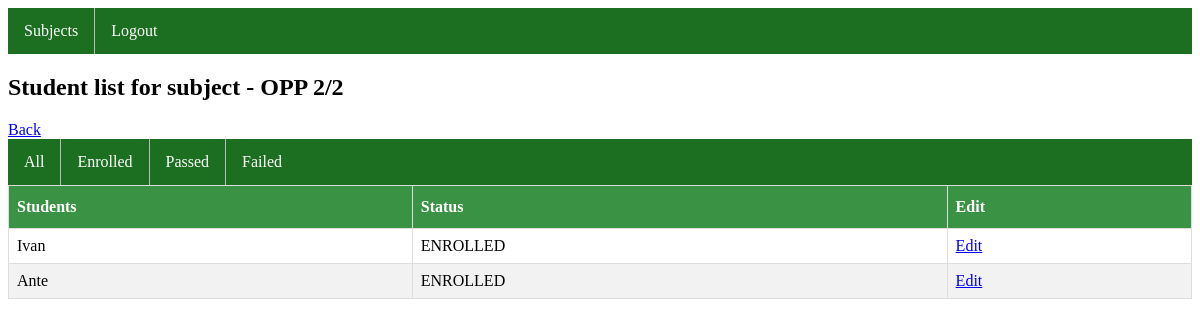
The page /app/professor_subjects_enrollment/17/ (signed in) on the database its author committed.
### enroll_app/models.py (models this page shows, shortened)
class Subject(models.Model):
    CHOICES = (('YES', 'yes'), ('NO', 'no'))
    name = models.CharField(max_length=50, unique=True)
    code = models.CharField(max_length=50, unique=True)
    program = models.TextField()
    ects = models.IntegerField()
    sem_regular = models.IntegerField()
    sem_extraordinary = models.IntegerField()
    elective_subject = models.CharField(max_length=50, choices=CHOICES)
    professor = models.ForeignKey(User, on_delete=models.CASCADE, limit_choices_to={'role__name': 'PROFESSOR'})

class Enrollment(models.Model):
    CHOICES = (('ENROLLED', 'enrolled'), ('PASSED', 'passed'), ('FAILED', 'failed'))
    student = models.ForeignKey(User, on_delete=models.CASCADE, limit_choices_to={'role__name': 'STUDENT'})
    subject = models.ForeignKey(Subject, on_delete=models.CASCADE)
    status = models.CharField(max_length=50, choices=CHOICES, default='enrolled')
    class Meta:
        unique_together = ['student', 'subject']

class User(AbstractUser):
    STATUS = (('NONE', 'none'), ('REGULAR', 'regular'), ('EXTRAORDINARY', 'extraordinary'))
    role = models.ForeignKey(Role, on_delete=models.PROTECT, null=True)
    status = models.CharField(max_length=50, choices=STATUS, null=True)

### enroll_app/views.py (the view)
# urls.py: path('professor_subjects_enrollment/<int:subject_id>/', views.professor_subject_enrollment, name='professor_subject_enrollment'),
@login_required(login_url='enroll_app:user_login')
def professor_subject_enrollment(request, subject_id):
    professor = check_is_professor(request.user)
    if professor:
        subject = get_object_or_404(Subject, pk=subject_id)
        enrollments = subject.enrollment_set.all()
        status = request.GET.get('status', None)
        if status:
            enrollments = enrollments.filter(status=status)
        return render(request, 'professor_subject_enrollment.html', {'subject': subject, 'enrollments': enrollments, 'is_professor':professor})
    else:
        return HttpResponse("ACCESS DENIED -  You're not PROFESSOR")

### enroll_app/views.py (called while the page is built)
def check_is_professor(user):
    return user.role.name == 'PROFESSOR' if user.role else False

### enroll_app/templates/professor_subject_enrollment.html
{% extends 'base.html' %}
{% block content %}
<h2>Student list for subject - {{ subject.name }}</h2>
<a href="{% url 'enroll_app:professor_subject_list' %}">Back</a>
<ul>
    <li><a href="{% url 'enroll_app:professor_subject_enrollment' subject_id=subject.id %}">All</a></li>
    <li><a href="{% url 'enroll_app:professor_subject_enrollment' subject_id=subject.id %}?status=ENROLLED">Enrolled</a></li>
    <li><a href="{% url 'enroll_app:professor_subject_enrollment' subject_id=subject.id %}?status=PASSED">Passed</a></li>
    <li><a href="{% url 'enroll_app:professor_subject_enrollment' subject_id=subject.id %}?status=FAILED">Failed</a></li>
</ul>
<table id="list">
  <thead>
    <tr>
      <th>Students</th>
      <th>Status</th>
      <th>Edit</th>
    </tr>
  </thead>
  <tbody>
    {% for enrollment in enrollments %}
    <tr>
      <td>{{ enrollment.student.username }}</td>
      <td>{{ enrollment.status}}</td>
      <td><a href="{% url 'enroll_app:professor_subject_enrollment_update' subject.pk enrollment.pk %}">Edit</a></td>
    </tr>
    {% empty %}
    <tr>
      <td colspan="3">No enrollments found for this subject.</td>
    </tr>
    {% endfor %}
  </tbody>
</table>
{% endblock %}

### enroll_app/static/style.css (style rules this page uses)
ul { list-style-type: none; margin: 0; padding: 0; overflow: hidden; background-color: #1c6f20; }
li { float: left; border-right:1px solid #bbb; }
li:last-child { border-right: none; }
li a { display: block; color: white; text-align: center; padding: 14px 16px; text-decoration: none; }
#list { border-collapse: collapse; width: 100%; }
#list td, #list th { border: 1px solid #ddd; padding: 8px; }
#list tr:nth-child(even) { background-color: #f2f2f2; }
#list th { padding-top: 12px; padding-bottom: 12px; text-align: left; background-color: #3a9344; color: white; }

### rows shown on the page
Subject: name "OPP 2/2"
Enrollment: student.username "Ivan", status "ENROLLED"
Enrollment: student.username "Ante", status "ENROLLED"
